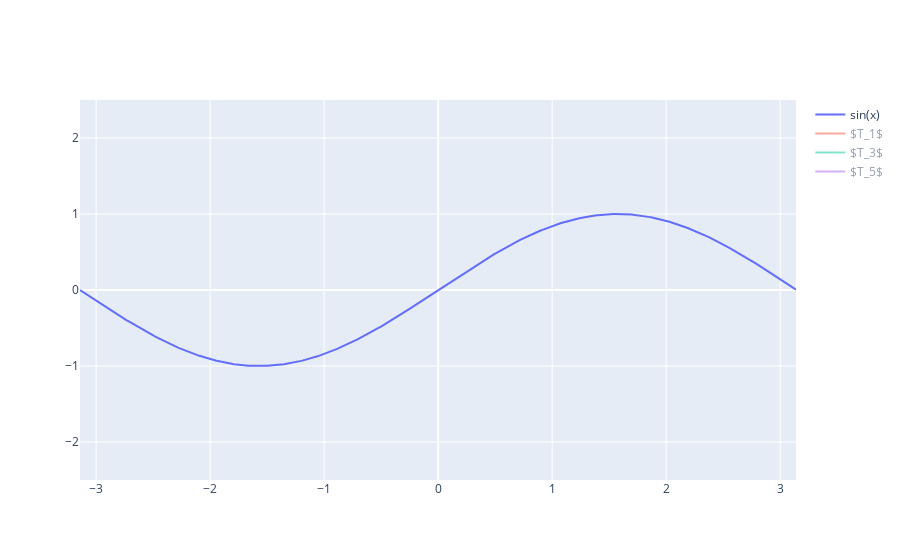

Notebook cell for this chart:
### Code cell
fig = go.Figure()

#Sinus data
t = np.arange(-np.pi, np.pi, 0.01)
sin_graph = np.sin(t)

fig.add_trace(go.Scatter(
    x=t,
    y=sin_graph,
    mode='lines',
    name='sin(x)'
))

for deg in range(3):
    fig.add_trace(go.Scatter(
                    visible='legendonly', mode='lines', name='$T_{}$'.format(2*deg+1), x=t, y=Tn(t,2*deg+1),
    ))
fig.update_yaxes(range=[-2.5, 2.5])
fig.show()

### Figure 1 — Plotly figure (JSON) as saved in the notebook; plotly's stock layout.template omitted (floating-point values rounded to 4 significant figures; data arrays with more than 128 entries replaced by an {"elided": "..."} marker saying what was removed)
{"data": [{"mode": "lines", "name": "sin(x)", "type": "scatter", "x": {"elided": "629 float values"}, "y": {"elided": "629 float values"}}, {"mode": "lines", "name": "$T_1$", "type": "scatter", "visible": "legendonly", "x": {"elided": "629 float values"}, "y": {"elided": "629 float values"}}, {"mode": "lines", "name": "$T_3$", "type": "scatter", "visible": "legendonly", "x": {"elided": "629 float values"}, "y": {"elided": "629 float values"}}, {"mode": "lines", "name": "$T_5$", "type": "scatter", "visible": "legendonly", "x": {"elided": "629 float values"}, "y": {"elided": "629 float values"}}], "layout": {"yaxis": {"range": [-2.5, 2.5]}}}
